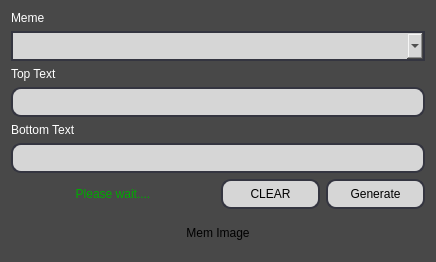
<?xml version="1.0" encoding="UTF-8"?>
<ui version="4.0">
 <class>Dialog</class>
 <widget class="QDialog" name="Dialog">
  <property name="geometry">
   <rect>
    <x>0</x>
    <y>0</y>
    <width>436</width>
    <height>262</height>
   </rect>
  </property>
  <property name="sizePolicy">
   <sizepolicy hsizetype="Expanding" vsizetype="Expanding">
    <horstretch>0</horstretch>
    <verstretch>0</verstretch>
   </sizepolicy>
  </property>
  <property name="minimumSize">
   <size>
    <width>300</width>
    <height>0</height>
   </size>
  </property>
  <property name="windowTitle">
   <string>Dialog</string>
  </property>
  <property name="styleSheet">
   <string notr="true">background-color: rgb(72, 72, 72);</string>
  </property>
  <layout class="QGridLayout" name="gridLayout_2">
   <item row="2" column="0" colspan="4">
    <widget class="QLabel" name="label_2">
     <property name="styleSheet">
      <string notr="true">color: rgb(255, 255, 255);
font: 75 12pt &quot;Calibri&quot;;</string>
     </property>
     <property name="text">
      <string>Top Text</string>
     </property>
    </widget>
   </item>
   <item row="5" column="0" colspan="4">
    <widget class="QLineEdit" name="le_bottomtext">
     <property name="minimumSize">
      <size>
       <width>0</width>
       <height>30</height>
      </size>
     </property>
     <property name="maximumSize">
      <size>
       <width>16777215</width>
       <height>30</height>
      </size>
     </property>
     <property name="styleSheet">
      <string notr="true">QLineEdit {
						border-radius: 10px;  /* Закругление краев */
						background-color: rgb(214, 214, 214);
						border: 2px solid rgb(52, 53, 64);
						color: rgb(0, 0, 0);

}

QLineEdit:focus {
						border-radius: 10px;  /* Закругление краев */
						background-color: rgb(170, 170, 255);
						border: 2px solid rgb(52, 53, 64);
						color: rgb(255,255,255);
}</string>
     </property>
    </widget>
   </item>
   <item row="6" column="0" colspan="2">
    <widget class="QLabel" name="lb_wait">
     <property name="styleSheet">
      <string notr="true">color: rgb(0, 170, 0);
font: 75 14pt &quot;Calibri&quot;;</string>
     </property>
     <property name="text">
      <string>Please wait....</string>
     </property>
     <property name="textFormat">
      <enum>Qt::PlainText</enum>
     </property>
     <property name="alignment">
      <set>Qt::AlignCenter</set>
     </property>
    </widget>
   </item>
   <item row="0" column="0" colspan="4">
    <widget class="QLabel" name="label">
     <property name="styleSheet">
      <string notr="true">color: rgb(255, 255, 255);
font: 75 12pt &quot;Calibri&quot;;</string>
     </property>
     <property name="text">
      <string>Meme</string>
     </property>
    </widget>
   </item>
   <item row="3" column="0" colspan="4">
    <widget class="QLineEdit" name="le_toptext">
     <property name="minimumSize">
      <size>
       <width>0</width>
       <height>30</height>
      </size>
     </property>
     <property name="maximumSize">
      <size>
       <width>16777215</width>
       <height>30</height>
      </size>
     </property>
     <property name="styleSheet">
      <string notr="true">QLineEdit {
						border-radius: 10px;  /* Закругление краев */
						background-color: rgb(214, 214, 214);
						border: 2px solid rgb(52, 53, 64);
						color: rgb(0, 0, 0);

}

QLineEdit:focus {
						border-radius: 10px;  /* Закругление краев */
						background-color: rgb(170, 170, 255);
						border: 2px solid rgb(52, 53, 64);
						color: rgb(255,255,255);
}</string>
     </property>
    </widget>
   </item>
   <item row="4" column="0" colspan="4">
    <widget class="QLabel" name="label_3">
     <property name="styleSheet">
      <string notr="true">color: rgb(255, 255, 255);
font: 75 12pt &quot;Calibri&quot;;</string>
     </property>
     <property name="text">
      <string>Bottom Text</string>
     </property>
    </widget>
   </item>
   <item row="1" column="0" colspan="4">
    <widget class="QComboBox" name="box_meme">
     <property name="minimumSize">
      <size>
       <width>0</width>
       <height>30</height>
      </size>
     </property>
     <property name="styleSheet">
      <string notr="true">QComboBox {
    background-color: rgb(214, 214, 214);
    border: 2px solid rgb(52, 53, 64);
    color: rgb(0, 0, 0);
}

QComboBox QAbstractItemView {
    background-color: rgb(214, 214, 214);
    color: rgb(0, 0, 0);
}

</string>
     </property>
    </widget>
   </item>
   <item row="6" column="3">
    <widget class="QPushButton" name="bt_generate">
     <property name="minimumSize">
      <size>
       <width>0</width>
       <height>30</height>
      </size>
     </property>
     <property name="styleSheet">
      <string notr="true">QPushButton {
						border-radius: 10px;  /* Закругление краев */
						background-color: rgb(214, 214, 214);
						border: 2px solid rgb(52, 53, 64);
						color: rgb(0, 0, 0);

}

QPushButton:pressed {
						
	background-color: rgb(85, 170, 127);
						border-radius: 10px;  /* Закругление краев */
						border: 2px solid rgb(52, 53, 64);

}</string>
     </property>
     <property name="text">
      <string>Generate</string>
     </property>
    </widget>
   </item>
   <item row="8" column="0" colspan="4">
    <widget class="QLabel" name="lb_memimage">
     <property name="sizePolicy">
      <sizepolicy hsizetype="Expanding" vsizetype="Expanding">
       <horstretch>0</horstretch>
       <verstretch>0</verstretch>
      </sizepolicy>
     </property>
     <property name="text">
      <string>Mem Image</string>
     </property>
     <property name="alignment">
      <set>Qt::AlignCenter</set>
     </property>
    </widget>
   </item>
   <item row="7" column="1">
    <spacer name="verticalSpacer_2">
     <property name="orientation">
      <enum>Qt::Vertical</enum>
     </property>
     <property name="sizeType">
      <enum>QSizePolicy::MinimumExpanding</enum>
     </property>
     <property name="sizeHint" stdset="0">
      <size>
       <width>20</width>
       <height>0</height>
      </size>
     </property>
    </spacer>
   </item>
   <item row="9" column="1">
    <spacer name="verticalSpacer">
     <property name="orientation">
      <enum>Qt::Vertical</enum>
     </property>
     <property name="sizeType">
      <enum>QSizePolicy::MinimumExpanding</enum>
     </property>
     <property name="sizeHint" stdset="0">
      <size>
       <width>20</width>
       <height>0</height>
      </size>
     </property>
    </spacer>
   </item>
   <item row="6" column="2">
    <widget class="QPushButton" name="bt_clear">
     <property name="minimumSize">
      <size>
       <width>0</width>
       <height>30</height>
      </size>
     </property>
     <property name="styleSheet">
      <string notr="true">QPushButton {
						border-radius: 10px;  /* Закругление краев */
						background-color: rgb(214, 214, 214);
						border: 2px solid rgb(52, 53, 64);
						color: rgb(0, 0, 0);

}

QPushButton:pressed {
						
	background-color: rgb(85, 170, 127);
						border-radius: 10px;  /* Закругление краев */
						border: 2px solid rgb(52, 53, 64);

}</string>
     </property>
     <property name="text">
      <string>CLEAR</string>
     </property>
    </widget>
   </item>
  </layout>
 </widget>
 <resources/>
 <connections/>
</ui>
